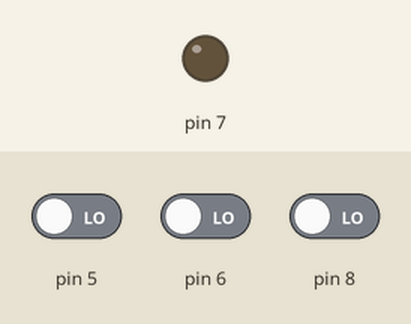
Simulated run of this sketch. Board: Arduino Uno, built with avr-gcc and run on an emulated ATmega328P. On the bench: output pins drawn as LEDs (lit = HIGH). Dashed ring = blinking. The test bench sets the inputs (shaded band); at power-on: pin 8 LOW, pin 5 LOW, pin 6 LOW.

Above: at 1.2 s.
1.3 s: pin 8 driven HIGH
At 1.4 s:
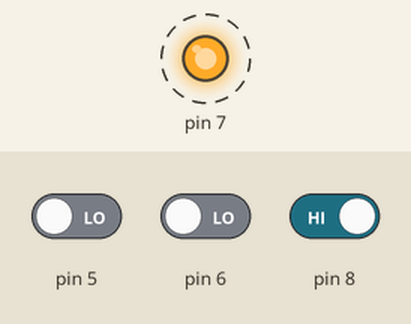
4.3 s: pin 5 driven HIGH
At 4.6 s:
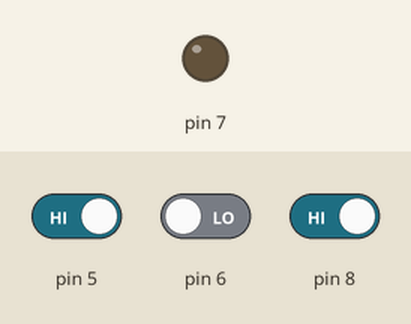
5.8 s: pin 5 driven LOW
At 6.0 s:
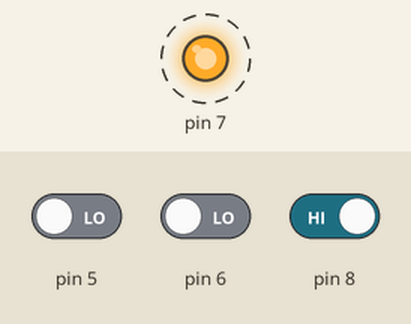
8.8 s: pin 6 driven HIGH
At 8.8 s:
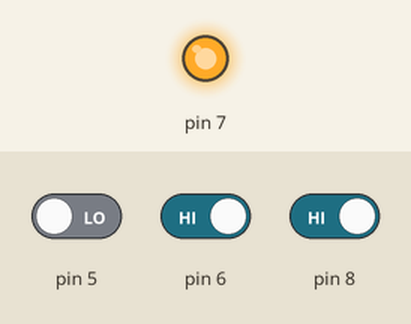
10.3 s: pin 5 driven HIGH and pin 8 driven LOW
At 10.7 s:
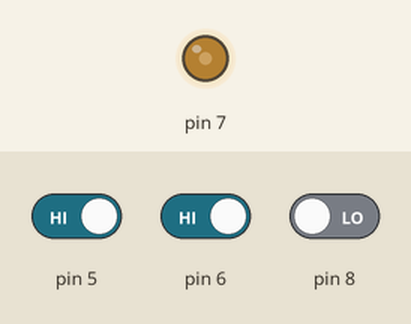
11.8 s: pin 6 driven LOW
At 12.6 s:
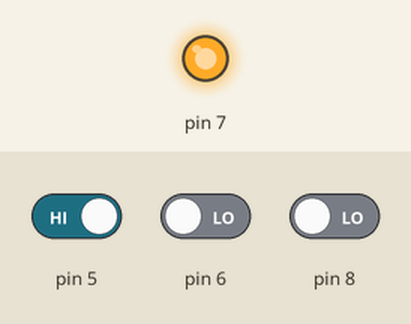
Timing chart, 0 to 14.3 s (numbered marks = the images above; inputs shaded):
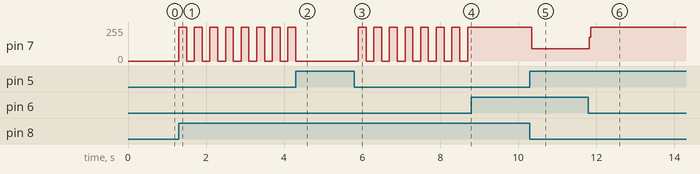

Measured:
- after the input at 1.3 s, pin 7: alternates 255/255 for 0.20 s and 0/255 for 0.20 s, starting at once
- after the input at 4.3 s, pin 7: goes on until 4.3 s, then stays 0/255
- after the input at 5.8 s, pin 7: alternates 255/255 for 0.20 s and 0/255 for 0.20 s, starting after 0.10 s
- after the input at 8.8 s, pin 7: stops changing and stays 255/255
- after the input at 10.3 s, pin 7: 255/255 → 92/255 at once
- after the input at 11.8 s, pin 7: 92/255 → 255/255 at once

The sketch:

lampada_interruptor.ino
```cpp
// C++ code
//
int aceso = 0;

void setup()
{
  pinMode(5, INPUT);
  pinMode(7, OUTPUT);
  pinMode(6, INPUT);
  pinMode(8, INPUT);

  aceso = 0;
}

void loop()
{
  if (digitalRead(5) == HIGH) {
    digitalWrite(7, HIGH);
    aceso = 1;
  }
  if (digitalRead(6) == HIGH) {
    digitalWrite(7, LOW);
    aceso = 0;
  }
  if (digitalRead(8) == HIGH) {
    if (aceso == 0) {
      digitalWrite(7, HIGH);
      aceso = 1;
    } else {
      if (aceso == 1) {
        digitalWrite(7, LOW);
        aceso = 0;
      }
    }
    delay(200); // Wait for 200 millisecond(s)
  }
}
```
